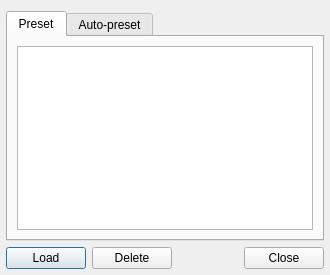
<?xml version="1.0" encoding="UTF-8"?>
<ui version="4.0">
 <class>PresetEditor</class>
 <widget class="QDialog" name="PresetEditor">
  <property name="geometry">
   <rect>
    <x>0</x>
    <y>0</y>
    <width>330</width>
    <height>275</height>
   </rect>
  </property>
  <property name="windowTitle">
   <string>Preset Editor</string>
  </property>
  <property name="modal">
   <bool>false</bool>
  </property>
  <layout class="QGridLayout" name="gridLayout">
   <property name="leftMargin">
    <number>6</number>
   </property>
   <property name="rightMargin">
    <number>6</number>
   </property>
   <property name="bottomMargin">
    <number>6</number>
   </property>
   <item row="0" column="0" colspan="3">
    <widget class="QTabWidget" name="tabWidget">
     <property name="currentIndex">
      <number>0</number>
     </property>
     <widget class="QWidget" name="tab">
      <attribute name="title">
       <string>Preset</string>
      </attribute>
      <layout class="QVBoxLayout">
       <property name="spacing">
        <number>6</number>
       </property>
       <property name="margin">
        <number>9</number>
       </property>
       <item>
        <widget class="QListWidget" name="presetListWidget"/>
       </item>
      </layout>
     </widget>
     <widget class="QWidget" name="tab_2">
      <attribute name="title">
       <string>Auto-preset</string>
      </attribute>
      <layout class="QVBoxLayout">
       <property name="spacing">
        <number>6</number>
       </property>
       <property name="margin">
        <number>9</number>
       </property>
       <item>
        <widget class="QListWidget" name="autoPresetListWidget">
         <property name="editTriggers">
          <set>QAbstractItemView::NoEditTriggers</set>
         </property>
        </widget>
       </item>
      </layout>
     </widget>
    </widget>
   </item>
   <item row="1" column="0" colspan="3">
    <layout class="QHBoxLayout" name="horizontalLayout">
     <item>
      <widget class="QPushButton" name="loadButton">
       <property name="text">
        <string>Load</string>
       </property>
      </widget>
     </item>
     <item>
      <widget class="QPushButton" name="deleteButton">
       <property name="text">
        <string>Delete</string>
       </property>
      </widget>
     </item>
     <item>
      <widget class="QDialogButtonBox" name="buttonBox">
       <property name="standardButtons">
        <set>QDialogButtonBox::Close</set>
       </property>
      </widget>
     </item>
    </layout>
   </item>
  </layout>
 </widget>
 <layoutdefault spacing="6" margin="11"/>
 <pixmapfunction>qPixmapFromMimeSource</pixmapfunction>
 <resources/>
 <connections>
  <connection>
   <sender>buttonBox</sender>
   <signal>clicked(QAbstractButton*)</signal>
   <receiver>PresetEditor</receiver>
   <slot>accept()</slot>
   <hints>
    <hint type="sourcelabel">
     <x>269</x>
     <y>235</y>
    </hint>
    <hint type="destinationlabel">
     <x>298</x>
     <y>192</y>
    </hint>
   </hints>
  </connection>
 </connections>
</ui>
